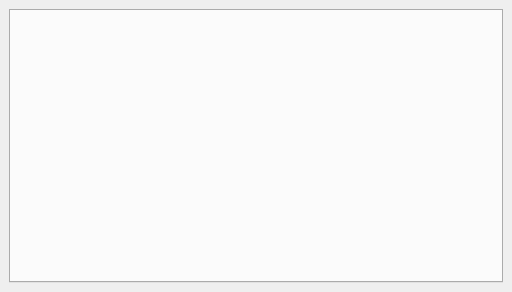
<?xml version="1.0" encoding="UTF-8"?>
<ui version="4.0">
 <class>MainWindow</class>
 <widget class="QMainWindow" name="MainWindow">
  <property name="geometry">
   <rect>
    <x>0</x>
    <y>0</y>
    <width>512</width>
    <height>292</height>
   </rect>
  </property>
  <property name="windowTitle">
   <string>MainWindow</string>
  </property>
  <widget class="QWidget" name="centralwidget">
   <layout class="QGridLayout" name="gridLayout">
    <item row="0" column="0">
     <widget class="QTabWidget" name="tabs_products"/>
    </item>
   </layout>
  </widget>
 </widget>
 <resources/>
 <connections/>
</ui>
